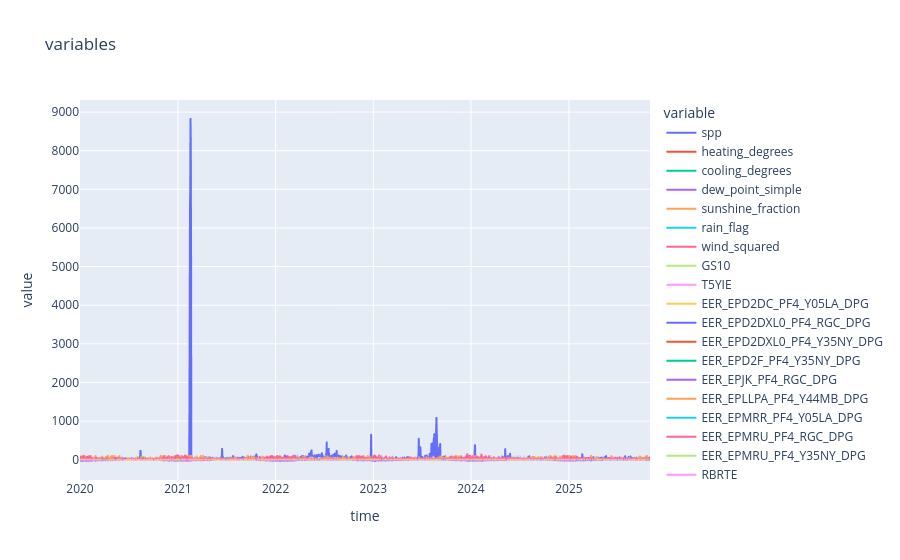

Source (notebook cell):
### Markdown cell above
- time: US/Central
- location / location_type: LZ_HOUSTON
- market: DAY_AHEAD_HOURLY
- spp: Settlement Point Price
- GS10: The yield on 10-year US Treasuries
- T5YIE: Five-year inflation expectations (break-even inflation)
- RBRTE: Brent crude oil spot price
- RWTC: West Texas Intermediate spot ptice (USD/bbl)
- RNGC1~RNGC4: natural gas the first to the fourth month, from NYMEX (USD/MMBtu)
- RNGWHHD: Henry Hub natural gas spot price
- EER_...: petroleum prices

### Code cell
cols = ['spp',
       'heating_degrees', 'cooling_degrees', 'dew_point_simple',
       'sunshine_fraction', 'rain_flag', 'wind_squared', 'GS10', 'T5YIE', 'EER_EPD2DC_PF4_Y05LA_DPG',
       'EER_EPD2DXL0_PF4_RGC_DPG', 'EER_EPD2DXL0_PF4_Y35NY_DPG',
       'EER_EPD2F_PF4_Y35NY_DPG', 'EER_EPJK_PF4_RGC_DPG',
       'EER_EPLLPA_PF4_Y44MB_DPG', 'EER_EPMRR_PF4_Y05LA_DPG',
       'EER_EPMRU_PF4_RGC_DPG', 'EER_EPMRU_PF4_Y35NY_DPG', 'RBRTE', 'RNGWHHD',
       'RWTC']

df[cols] = df[cols].astype(float)
fig = px.line(df, x='time', y=cols, title='variables')
fig.show()

### Figure 1 — Plotly figure (JSON) as saved in the notebook; plotly's stock layout.template omitted (floating-point values rounded to 4 significant figures; data arrays with more than 128 entries replaced by an {"elided": "..."} marker saying what was removed)
{"data": [{"hovertemplate": "variable=spp<br>time=%{x}<br>value=%{y}<extra></extra>", "legendgroup": "spp", "line": {"color": "#636efa", "dash": "solid"}, "marker": {"symbol": "circle"}, "mode": "lines", "name": "spp", "showlegend": true, "type": "scattergl", "x": {"elided": "2131 str values"}, "xaxis": "x", "y": {"elided": "2131 float values"}, "yaxis": "y"}, {"hovertemplate": "variable=heating_degrees<br>time=%{x}<br>value=%{y}<extra></extra>", "legendgroup": "heating_degrees", "line": {"color": "#EF553B", "dash": "solid"}, "marker": {"symbol": "circle"}, "mode": "lines", "name": "heating_degrees", "showlegend": true, "type": "scattergl", "x": {"elided": "2131 str values"}, "xaxis": "x", "y": {"elided": "2131 float values"}, "yaxis": "y"}, {"hovertemplate": "variable=cooling_degrees<br>time=%{x}<br>value=%{y}<extra></extra>", "legendgroup": "cooling_degrees", "line": {"color": "#00cc96", "dash": "solid"}, "marker": {"symbol": "circle"}, "mode": "lines", "name": "cooling_degrees", "showlegend": true, "type": "scattergl", "x": {"elided": "2131 str values"}, "xaxis": "x", "y": {"elided": "2131 float values"}, "yaxis": "y"}, {"hovertemplate": "variable=dew_point_simple<br>time=%{x}<br>value=%{y}<extra></extra>", "legendgroup": "dew_point_simple", "line": {"color": "#ab63fa", "dash": "solid"}, "marker": {"symbol": "circle"}, "mode": "lines", "name": "dew_point_simple", "showlegend": true, "type": "scattergl", "x": {"elided": "2131 str values"}, "xaxis": "x", "y": {"elided": "2131 float values"}, "yaxis": "y"}, {"hovertemplate": "variable=sunshine_fraction<br>time=%{x}<br>value=%{y}<extra></extra>", "legendgroup": "sunshine_fraction", "line": {"color": "#FFA15A", "dash": "solid"}, "marker": {"symbol": "circle"}, "mode": "lines", "name": "sunshine_fraction", "showlegend": true, "type": "scattergl", "x": {"elided": "2131 str values"}, "xaxis": "x", "y": {"elided": "2131 float values"}, "yaxis": "y"}, {"hovertemplate": "variable=rain_flag<br>time=%{x}<br>value=%{y}<extra></extra>", "legendgroup": "rain_flag", "line": {"color": "#19d3f3", "dash": "solid"}, "marker": {"symbol": "circle"}, "mode": "lines", "name": "rain_flag", "showlegend": true, "type": "scattergl", "x": {"elided": "2131 str values"}, "xaxis": "x", "y": {"elided": "2131 float values"}, "yaxis": "y"}, {"hovertemplate": "variable=wind_squared<br>time=%{x}<br>value=%{y}<extra></extra>", "legendgroup": "wind_squared", "line": {"color": "#FF6692", "dash": "solid"}, "marker": {"symbol": "circle"}, "mode": "lines", "name": "wind_squared", "showlegend": true, "type": "scattergl", "x": {"elided": "2131 str values"}, "xaxis": "x", "y": {"elided": "2131 float values"}, "yaxis": "y"}, {"hovertemplate": "variable=GS10<br>time=%{x}<br>value=%{y}<extra></extra>", "legendgroup": "GS10", "line": {"color": "#B6E880", "dash": "solid"}, "marker": {"symbol": "circle"}, "mode": "lines", "name": "GS10", "showlegend": true, "type": "scattergl", "x": {"elided": "2131 str values"}, "xaxis": "x", "y": {"elided": "2131 float values"}, "yaxis": "y"}, {"hovertemplate": "variable=T5YIE<br>time=%{x}<br>value=%{y}<extra></extra>", "legendgroup": "T5YIE", "line": {"color": "#FF97FF", "dash": "solid"}, "marker": {"symbol": "circle"}, "mode": "lines", "name": "T5YIE", "showlegend": true, "type": "scattergl", "x": {"elided": "2131 str values"}, "xaxis": "x", "y": {"elided": "2131 float values"}, "yaxis": "y"}, {"hovertemplate": "variable=EER_EPD2DC_PF4_Y05LA_DPG<br>time=%{x}<br>value=%{y}<extra></extra>", "legendgroup": "EER_EPD2DC_PF4_Y05LA_DPG", "line": {"color": "#FECB52", "dash": "solid"}, "marker": {"symbol": "circle"}, "mode": "lines", "name": "EER_EPD2DC_PF4_Y05LA_DPG", "showlegend": true, "type": "scattergl", "x": {"elided": "2131 str values"}, "xaxis": "x", "y": {"elided": "2131 float values"}, "yaxis": "y"}, {"hovertemplate": "variable=EER_EPD2DXL0_PF4_RGC_DPG<br>time=%{x}<br>value=%{y}<extra></extra>", "legendgroup": "EER_EPD2DXL0_PF4_RGC_DPG", "line": {"color": "#636efa", "dash": "solid"}, "marker": {"symbol": "circle"}, "mode": "lines", "name": "EER_EPD2DXL0_PF4_RGC_DPG", "showlegend": true, "type": "scattergl", "x": {"elided": "2131 str values"}, "xaxis": "x", "y": {"elided": "2131 float values"}, "yaxis": "y"}, {"hovertemplate": "variable=EER_EPD2DXL0_PF4_Y35NY_DPG<br>time=%{x}<br>value=%{y}<extra></extra>", "legendgroup": "EER_EPD2DXL0_PF4_Y35NY_DPG", "line": {"color": "#EF553B", "dash": "solid"}, "marker": {"symbol": "circle"}, "mode": "lines", "name": "EER_EPD2DXL0_PF4_Y35NY_DPG", "showlegend": true, "type": "scattergl", "x": {"elided": "2131 str values"}, "xaxis": "x", "y": {"elided": "2131 float values"}, "yaxis": "y"}, {"hovertemplate": "variable=EER_EPD2F_PF4_Y35NY_DPG<br>time=%{x}<br>value=%{y}<extra></extra>", "legendgroup": "EER_EPD2F_PF4_Y35NY_DPG", "line": {"color": "#00cc96", "dash": "solid"}, "marker": {"symbol": "circle"}, "mode": "lines", "name": "EER_EPD2F_PF4_Y35NY_DPG", "showlegend": true, "type": "scattergl", "x": {"elided": "2131 str values"}, "xaxis": "x", "y": {"elided": "2131 float values"}, "yaxis": "y"}, {"hovertemplate": "variable=EER_EPJK_PF4_RGC_DPG<br>time=%{x}<br>value=%{y}<extra></extra>", "legendgroup": "EER_EPJK_PF4_RGC_DPG", "line": {"color": "#ab63fa", "dash": "solid"}, "marker": {"symbol": "circle"}, "mode": "lines", "name": "EER_EPJK_PF4_RGC_DPG", "showlegend": true, "type": "scattergl", "x": {"elided": "2131 str values"}, "xaxis": "x", "y": {"elided": "2131 float values"}, "yaxis": "y"}, {"hovertemplate": "variable=EER_EPLLPA_PF4_Y44MB_DPG<br>time=%{x}<br>value=%{y}<extra></extra>", "legendgroup": "EER_EPLLPA_PF4_Y44MB_DPG", "line": {"color": "#FFA15A", "dash": "solid"}, "marker": {"symbol": "circle"}, "mode": "lines", "name": "EER_EPLLPA_PF4_Y44MB_DPG", "showlegend": true, "type": "scattergl", "x": {"elided": "2131 str values"}, "xaxis": "x", "y": {"elided": "2131 float values"}, "yaxis": "y"}, {"hovertemplate": "variable=EER_EPMRR_PF4_Y05LA_DPG<br>time=%{x}<br>value=%{y}<extra></extra>", "legendgroup": "EER_EPMRR_PF4_Y05LA_DPG", "line": {"color": "#19d3f3", "dash": "solid"}, "marker": {"symbol": "circle"}, "mode": "lines", "name": "EER_EPMRR_PF4_Y05LA_DPG", "showlegend": true, "type": "scattergl", "x": {"elided": "2131 str values"}, "xaxis": "x", "y": {"elided": "2131 float values"}, "yaxis": "y"}, {"hovertemplate": "variable=EER_EPMRU_PF4_RGC_DPG<br>time=%{x}<br>value=%{y}<extra></extra>", "legendgroup": "EER_EPMRU_PF4_RGC_DPG", "line": {"color": "#FF6692", "dash": "solid"}, "marker": {"symbol": "circle"}, "mode": "lines", "name": "EER_EPMRU_PF4_RGC_DPG", "showlegend": true, "type": "scattergl", "x": {"elided": "2131 str values"}, "xaxis": "x", "y": {"elided": "2131 float values"}, "yaxis": "y"}, {"hovertemplate": "variable=EER_EPMRU_PF4_Y35NY_DPG<br>time=%{x}<br>value=%{y}<extra></extra>", "legendgroup": "EER_EPMRU_PF4_Y35NY_DPG", "line": {"color": "#B6E880", "dash": "solid"}, "marker": {"symbol": "circle"}, "mode": "lines", "name": "EER_EPMRU_PF4_Y35NY_DPG", "showlegend": true, "type": "scattergl", "x": {"elided": "2131 str values"}, "xaxis": "x", "y": {"elided": "2131 float values"}, "yaxis": "y"}, {"hovertemplate": "variable=RBRTE<br>time=%{x}<br>value=%{y}<extra></extra>", "legendgroup": "RBRTE", "line": {"color": "#FF97FF", "dash": "solid"}, "marker": {"symbol": "circle"}, "mode": "lines", "name": "RBRTE", "showlegend": true, "type": "scattergl", "x": {"elided": "2131 str values"}, "xaxis": "x", "y": {"elided": "2131 float values"}, "yaxis": "y"}, {"hovertemplate": "variable=RNGWHHD<br>time=%{x}<br>value=%{y}<extra></extra>", "legendgroup": "RNGWHHD", "line": {"color": "#FECB52", "dash": "solid"}, "marker": {"symbol": "circle"}, "mode": "lines", "name": "RNGWHHD", "showlegend": true, "type": "scattergl", "x": {"elided": "2131 str values"}, "xaxis": "x", "y": {"elided": "2131 float values"}, "yaxis": "y"}, {"hovertemplate": "variable=RWTC<br>time=%{x}<br>value=%{y}<extra></extra>", "legendgroup": "RWTC", "line": {"color": "#636efa", "dash": "solid"}, "marker": {"symbol": "circle"}, "mode": "lines", "name": "RWTC", "showlegend": true, "type": "scattergl", "x": {"elided": "2131 str values"}, "xaxis": "x", "y": {"elided": "2131 float values"}, "yaxis": "y"}], "layout": {"legend": {"title": {"text": "variable"}, "tracegroupgap": 0}, "title": {"text": "variables"}, "xaxis": {"anchor": "y", "domain": [0, 1], "title": {"text": "time"}}, "yaxis": {"anchor": "x", "domain": [0, 1], "title": {"text": "value"}}}}
